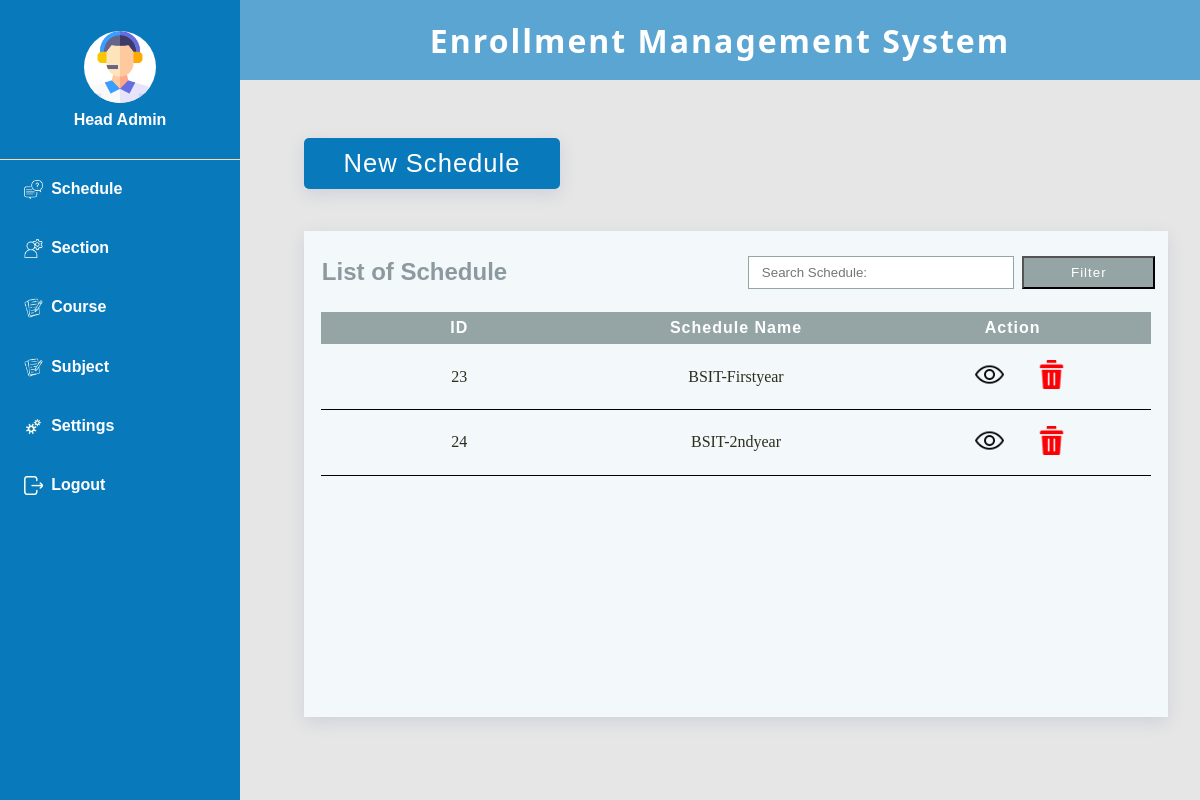
The page /Head_admin/Schedule/schedule.php (signed in) on the database its author committed.
### tables this page shows
CREATE TABLE `tbl_schedule` (
  `schedule_id` int(11) NOT NULL,
  `schedule_name` varchar(50) NOT NULL
);

### Connection/connection.php (called while the page is built, shortened)
<?php
class DatabaseConnection {
    private $host = "localhost";
    private $dbname = "enrollment_system";
    private $username = "root";
    private $password = "";
    public function __construct() {
        try {
            $this->conn = new PDO("mysql:host={$this->host};dbname={$this->dbname}",$this->username, $this->password);
        } catch (PDOException $erro) {
                echo "Connection failed: " . $erro->getMessage();
        }
    }
}
?>

### Head_admin/Schedule/schedule-backend.php (called while the page is built, shortened)
<?php
include "../../Connection/connection.php";
class Schedule extends DatabaseConnection{
    public function Show_Schedule(){
        $show_sched= " SELECT * FROM tbl_schedule ";
        $stmt = $this->conn->prepare($show_sched);
        $stmt->execute();
        $data = $stmt->fetchAll(PDO::FETCH_ASSOC);
        return $data;
        $this->conn = null;
    }
    public function Show_Subject(){
        $show_sched= " SELECT * FROM tbl_subject ";
        $stmt = $this->conn->prepare($show_sched);
        $stmt->execute();
        $data = $stmt->fetchAll(PDO::FETCH_ASSOC);
        return $data;
        $this->conn = null;
    }
}
?>

### Head_admin/Schedule/schedule-content.php (the view, shortened to what this page needs)
<?php
include "schedule-backend.php";
$select_schedule = new Schedule();
$result_schedule  = $select_schedule->Show_Schedule();
?>
<div class="admission-application-container">
    <div class="sub-admission-container">
        <div class="admission-header">
            <label for=""><a href="#" onclick="open_course()">New Schedule</a>
        </div>
        <div class="admission-content">
            <div class="admission-content-header">
                <div class="label-container">
                    <label for="">List of Schedule</label>
                </div>
                <form action="inquiry.php" method="POST">
                    <input type="text" name="search_name" placeholder="Search Schedule: ">
                    <button type="submit" name="src-submit">Filter</button>
                </form>
            </div>
            <div class="admission-content-body">
                <table>
                    <thead>
                        <tr>
                            <th>ID</th>
                            <th >Schedule Name</th>
                            <th>Action</th>
                        </tr>
                    </thead>
                    <?php foreach($result_schedule as $data){?>
                    <tbody>
                        <tr>
                            <td><?php echo $data['schedule_id']; ?></td>
                            <td><?php echo $data['schedule_name']; ?></td>
                            <td>
                                <a href="schedule_view.php?id=<?php echo $data['schedule_id']; ?>&&schedule_name=<?php echo $data['schedule_name']; ?>" target="_blank"><img class="act-icons" src="../../Icons/show.png" alt="" srcset=""></a>
                                <a href="schedule.php?id=<?php echo $data['schedule_id']; ?>" target="_blank"><img class="act-icons" src="../../Icons/delete.png" alt="" srcset=""></a>
                            </td>
                        </tr>
                    </tbody>
                    <?php  } ?>
                </table>
            </div>
        </div>
    </div>
</div>

### Head_admin/Layout/Layout.css (style rules this page uses)
* { box-sizing: border-box; margin: 0; padding: 0; }
html,body { height: 100%; width: 100%; }

### Head_admin/Schedule/schedule.css (style rules this page uses)
.admission-application-container { position: relative; background-color: #e6e6e6; height: 100%; width: 100%; overflow-y: auto; z-index: 1; display: flex; flex-direction: column; padding: 1em 1em 0 3em; }
.sub-admission-container { position: relative; background-color: #e6e6e6; height: 100%; width: 100%; z-index: 1; display: flex; flex-direction: column; padding: 1em 1em 0 1em; }
.admission-header { background-color: #e6e6e6; width: 100%; height: 15%; display: flex; align-items: center; }
.admission-header label { font-size: 1.6em; color: #8C999F; font-family: 'Franklin Gothic Medium', 'Arial Narrow', Arial, sans-serif; letter-spacing: 1px; box-shadow: 0 5px 16px 0 rgba(68, 88, 144, 0.14); }
.admission-content { margin: 1em 0 0 0; background-color: #F3F8FA; box-shadow: 0 5px 16px 0 rgba(68, 88, 144, 0.14); border: solid 1px #F3F8FA ; height: auto; width: 100%; }
.admission-content-header { height: 5em; width: 100%; display: flex; flex-direction: row; }
.admission-content-header > .label-container { width: 50%; height: 100%; display: flex; align-items: center; }
.admission-content-header > .label-container label { margin-left: .7em; }
.admission-content-header > form { width: 50%; height: 100%; display: flex; justify-content: center; align-items: center; flex-direction: row; gap: .5em; }
.admission-content-header > form > input { height: 2.5em; width: 20em; border: solid 1px #95A5A6; padding-left: 1em; }
.admission-content-header > form > button { height: 2.5em; width: 10em; font-size: 1.2e; letter-spacing: 1px; color: white; background-color: #95A5A6; }
.admission-content-header label { font-size: 1.5em; font-weight: 600; color: #8C999F; font-family: 'Franklin Gothic Medium', 'Arial Narrow', Arial, sans-serif; }
.admission-content-body { height: auto; width: 100%; padding: 0 1em 15em 1em; }
.admission-content-body table , #table { position: relative; width: 100%; border-collapse: collapse; }
.admission-content-body table thead tr { background-color: #95A5A6; font-size: 1em; font-family: Arial, Helvetica, sans-serif; letter-spacing: 1px; color: white; font-weight: 600; }
.admission-content-body table thead th { width: 200px; height: 2em;; }
.admission-content-body table tbody tr { position: relative; text-align: center; color: #2e2e1f; cursor: pointer; height: 30px; border-bottom: solid .5px black; }
.admission-content-body tbody tr td { padding: 1em 0; font-family: Cambria, Cochin, Georgia, Times, 'Times New Roman', serif; }
.admission-content-body tbody > tr > td > a { margin: 0 .4em; }
.admission-header > label >a { height: 2em; width: 10em; display: flex; justify-content: center; align-items: center; text-decoration: none; color: white; background-color: #0879BB; border-radius: 5px; }
.act-icons { height: 1.8em; margin-left: 1em; }

### rows shown on the page
tbl_schedule: schedule_id "23", schedule_name "BSIT-Firstyear"
tbl_schedule: schedule_id "24", schedule_name "BSIT-2ndyear"
